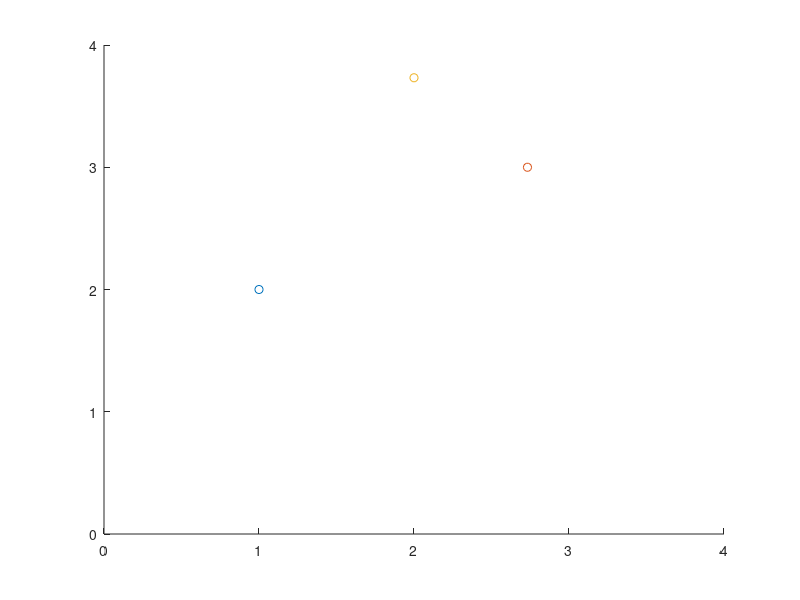

The MATLAB source for this figure:
%laser scanner x,y tester
clear all; close all; clc;

pose = [1,2,pi/6];
range = 2;

%ENU some other position (if pole was straight ahead)
pose_after_straight = [pose(1)+cos(pose(3))*range;
    pose(2)+sin(pose(3))*range];

pose_after_straight_xy = [2,0];

%pole's actual position in ENU
pose_after_to_left = [pose(1)+cos(pose(3)*2)*range;
    pose(2)+sin(pose(3)*2)*range];
pose_after_to_left_xy = [cos(pose(3))*range;
    sin(pose(3))*range];

%wut.jpg
range_check = sqrt((pose_after_to_left(2)-pose(2))^2+(pose_after_to_left(1)-pose(1))^2)
theta_check = atan2((pose_after_to_left(2)-pose(2)),(pose_after_to_left(1)-pose(1)))-pose(3)



scatter(pose(1),pose(2));
hold on;
scatter(pose_after_straight(1),pose_after_straight(2));
scatter(pose_after_to_left(1),pose_after_to_left(2));
%scatter(diff_x,diff_y,'+');
axis([0 4 0 4]);

